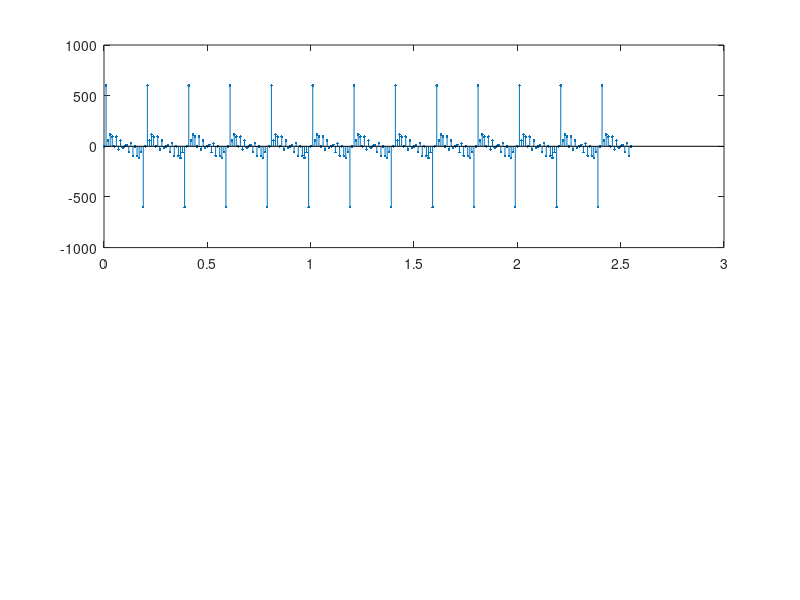

Here is the MATLAB script that generated this plot: (Note: this script raises an error after producing the figure.)
N = 256;
Fs = 100;
T = 1/Fs;
t = 0:T:(N-1)*T;
y = 100*sin(2*pi*5*t);
for f = 10:5:40
    y = 100*sin(2*pi*f*t)+y;
end
subplot(2,1,1);
stem(t,y,'.');
% 技术指标
as = 30;
ap = 1;
wp =12*2*pi;
ws =16*2*pi;
% 阶数N1
N1 = ceil(log10((10^(0.1*as)-1) / (10^(0.1*ap)-1)) / (2*log10(ws/wp)));
% 截止频率
wc1 = wp / ((10^(0.1*ap)-1)^(1/(2*N1)));
wc2 = wp / ((10^(0.1*as)-1)^(1/(2*N1)));
% 极点
wc = wc1;
for k=1:N1
    S(k) = wc * exp(i*pi*(1/2+(2*k-1)/(2*N1)));
end
syms s
% 系统函数分母
Hs = 1;
for k=1:length(S)
    Hs = Hs * (s-S(k));
end
B = wc^N1;
A = real(sym2poly(Hs));
[B,A] = bilinear(B,A,Fs);
y = filter(B,A,y);
subplot(2,1,2);
stem(t,y,'.');